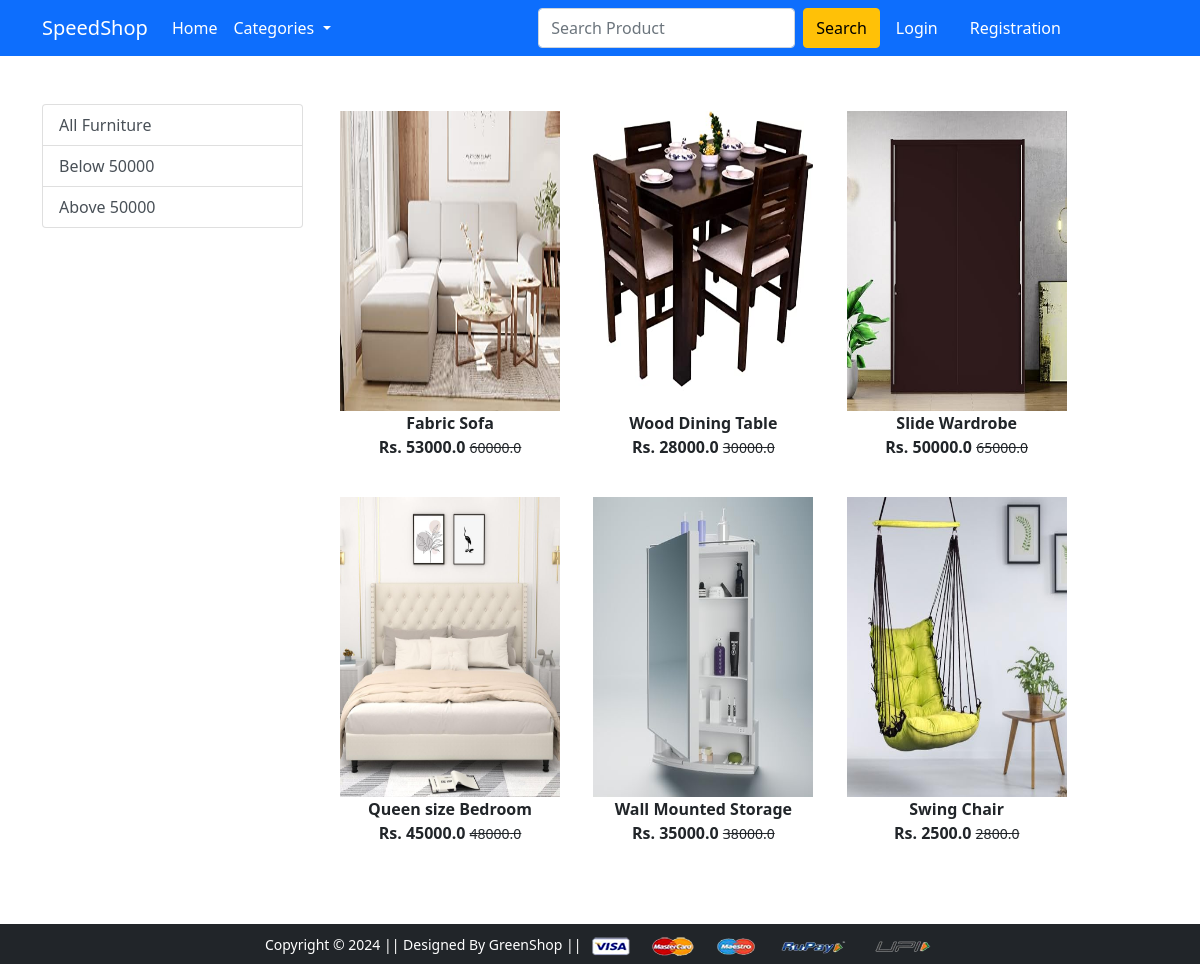
Page /furniture/ on the committed database.
### app/models.py (models this page shows, shortened)
class Product(models.Model):
 title = models.CharField(max_length=100)
 selling_price = models.FloatField()
 discounted_price = models.FloatField()
 description = models.TextField()
 brand = models.CharField(max_length=100)
 category = models.CharField( choices=CATEGORY_CHOICES, max_length=2)
 product_image = models.ImageField(upload_to='productimg')

### app/views.py (the view)
# urls.py: path('furniture/', views.furniture, name='furniture'),
def furniture(request, data=None):
	totalitem = 0
	if request.user.is_authenticated:
		totalitem = len(Cart.objects.filter(user=request.user))
	if data==None :
			furniture = Product.objects.filter(category='FT')
	elif data == 'below':
			furniture = Product.objects.filter(category='FT').filter(discounted_price__lt=50000)
	elif data == 'above':
			furniture = Product.objects.filter(category='FT').filter(discounted_price__gt=50000)
	return render(request, 'app/furniture.html', {'furniture':furniture, 'totalitem':totalitem})

### app/templates/app/furniture.html (shortened to what this page needs)
{% extends 'app/base.html' %}
{% load static %}
{% block main-content %}
<div class="container my-5">
 <div class="row">
  <div class="col-sm-3">
   <div class="list-group">
     <a href="{% url 'furniture' %}" class="list-group-item list-group-item-action" aria-current="true">All Furniture</a>
     <a href="{% url 'furnituredata' 'below'  %}" class="list-group-item list-group-item-action">Below 50000</a>
     <a href="{% url 'furnituredata' 'above'  %}" class="list-group-item list-group-item-action">Above 50000</a>
   </div>
  </div>
  <div class="col-sm-8">
   <div class="row">
    {% for product in furniture %}
     <div class="col-sm-4 text-center mb-4">
      <a href="{% url 'product-detail' product.id %}" class="btn">
       <div class="item">
        <img src="{{product.product_image.url}}" alt="" height="300" width="220" class="">
        <div class="fw-bold">{{product.title}}</div>
        <div class="fw-bold">Rs. {{product.discounted_price}} <small class="fw-light text-decoration-line-through">{{product.selling_price}}</small></div>
       </div>
      </a>
     </div>
    {% endfor %}
   </div>
  </div>
 </div>
</div>
{% endblock main-content %}

### rows in the picture
Product: product_image (picture), title "Fabric Sofa", discounted_price "53000.0", selling_price "60000.0"
Product: product_image (picture), title "Wood Dining Table", discounted_price "28000.0", selling_price "30000.0"
Product: product_image (picture), title "Slide Wardrobe", discounted_price "50000.0", selling_price "65000.0"
Product: product_image (picture), title "Queen size Bedroom", discounted_price "45000.0", selling_price "48000.0"
Product: product_image (picture), title "Wall Mounted Storage", discounted_price "35000.0", selling_price "38000.0"
Product: product_image (picture), title "Swing Chair", discounted_price "2500.0", selling_price "2800.0"
